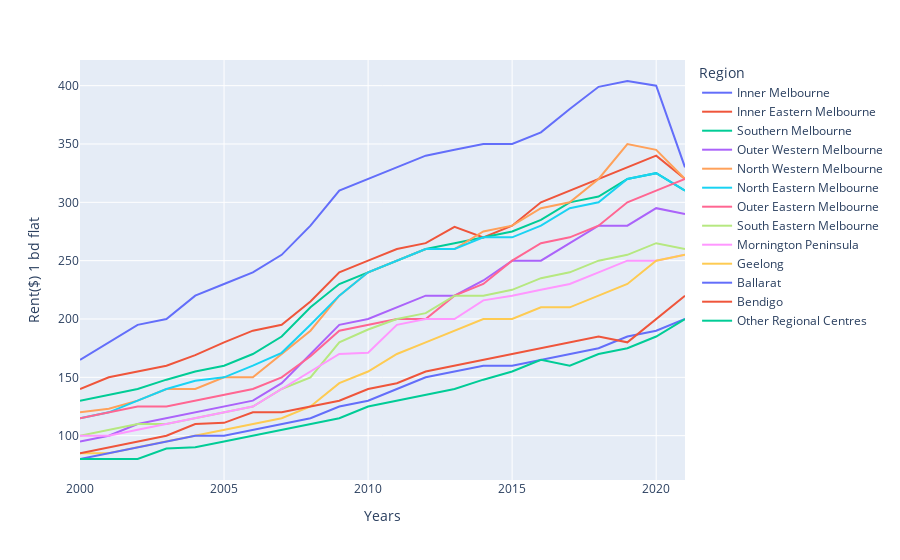

Here is the notebook cell this chart was saved with:
### Code cell
#Display the Rents of June from 2000 to 2021 for 1 bedroom flat in all regions
fig5 = px.line(df5, x="Years", y='Rent($) 1 bd flat', color = 'Region')
fig5.show()

### Figure 1 — Plotly figure (JSON) as saved in the notebook; plotly's stock layout.template omitted (floating-point values rounded to 4 significant figures)
{"data": [{"hovertemplate": "Region=Inner Melbourne<br>Years=%{x}<br>Rent($) 1 bd flat=%{y}<extra></extra>", "legendgroup": "Inner Melbourne", "line": {"color": "#636efa", "dash": "solid"}, "marker": {"symbol": "circle"}, "mode": "lines", "name": "Inner Melbourne", "orientation": "v", "showlegend": true, "type": "scatter", "x": [2000, 2001, 2002, 2003, 2004, 2005, 2006, 2007, 2008, 2009, 2010, 2011, 2012, 2013, 2014, 2015, 2016, 2017, 2018, 2019, 2020, 2021], "xaxis": "x", "y": [165, 180, 195, 200, 220, 230, 240, 255, 280, 310, 320, 330, 340, 345, 350, 350, 360, 380, 399, 404, 400, 330], "yaxis": "y"}, {"hovertemplate": "Region=Inner Eastern Melbourne<br>Years=%{x}<br>Rent($) 1 bd flat=%{y}<extra></extra>", "legendgroup": "Inner Eastern Melbourne", "line": {"color": "#EF553B", "dash": "solid"}, "marker": {"symbol": "circle"}, "mode": "lines", "name": "Inner Eastern Melbourne", "orientation": "v", "showlegend": true, "type": "scatter", "x": [2000, 2001, 2002, 2003, 2004, 2005, 2006, 2007, 2008, 2009, 2010, 2011, 2012, 2013, 2014, 2015, 2016, 2017, 2018, 2019, 2020, 2021], "xaxis": "x", "y": [140, 150, 155, 160, 169, 180, 190, 195, 215, 240, 250, 260, 265, 279, 270, 280, 300, 310, 320, 330, 340, 320], "yaxis": "y"}, {"hovertemplate": "Region=Southern Melbourne<br>Years=%{x}<br>Rent($) 1 bd flat=%{y}<extra></extra>", "legendgroup": "Southern Melbourne", "line": {"color": "#00cc96", "dash": "solid"}, "marker": {"symbol": "circle"}, "mode": "lines", "name": "Southern Melbourne", "orientation": "v", "showlegend": true, "type": "scatter", "x": [2000, 2001, 2002, 2003, 2004, 2005, 2006, 2007, 2008, 2009, 2010, 2011, 2012, 2013, 2014, 2015, 2016, 2017, 2018, 2019, 2020, 2021], "xaxis": "x", "y": [130, 135, 140, 148, 155, 160, 170, 185, 210, 230, 240, 250, 260, 265, 270, 275, 285, 300, 305, 320, 325, 310], "yaxis": "y"}, {"hovertemplate": "Region=Outer Western Melbourne<br>Years=%{x}<br>Rent($) 1 bd flat=%{y}<extra></extra>", "legendgroup": "Outer Western Melbourne", "line": {"color": "#ab63fa", "dash": "solid"}, "marker": {"symbol": "circle"}, "mode": "lines", "name": "Outer Western Melbourne", "orientation": "v", "showlegend": true, "type": "scatter", "x": [2000, 2001, 2002, 2003, 2004, 2005, 2006, 2007, 2008, 2009, 2010, 2011, 2012, 2013, 2014, 2015, 2016, 2017, 2018, 2019, 2020, 2021], "xaxis": "x", "y": [95, 100, 110, 115, 120, 125, 130, 145, 170, 195, 200, 210, 220, 220, 233, 250, 250, 265, 280, 280, 295, 290], "yaxis": "y"}, {"hovertemplate": "Region=North Western Melbourne<br>Years=%{x}<br>Rent($) 1 bd flat=%{y}<extra></extra>", "legendgroup": "North Western Melbourne", "line": {"color": "#FFA15A", "dash": "solid"}, "marker": {"symbol": "circle"}, "mode": "lines", "name": "North Western Melbourne", "orientation": "v", "showlegend": true, "type": "scatter", "x": [2000, 2001, 2002, 2003, 2004, 2005, 2006, 2007, 2008, 2009, 2010, 2011, 2012, 2013, 2014, 2015, 2016, 2017, 2018, 2019, 2020, 2021], "xaxis": "x", "y": [120, 123, 130, 140, 140, 150, 150, 170, 190, 220, 240, 250, 260, 260, 275, 280, 295, 300, 320, 350, 345, 320], "yaxis": "y"}, {"hovertemplate": "Region=North Eastern Melbourne<br>Years=%{x}<br>Rent($) 1 bd flat=%{y}<extra></extra>", "legendgroup": "North Eastern Melbourne", "line": {"color": "#19d3f3", "dash": "solid"}, "marker": {"symbol": "circle"}, "mode": "lines", "name": "North Eastern Melbourne", "orientation": "v", "showlegend": true, "type": "scatter", "x": [2000, 2001, 2002, 2003, 2004, 2005, 2006, 2007, 2008, 2009, 2010, 2011, 2012, 2013, 2014, 2015, 2016, 2017, 2018, 2019, 2020, 2021], "xaxis": "x", "y": [115, 120, 130, 140, 147, 150, 160, 171, 195, 220, 240, 250, 260, 260, 270, 270, 280, 295, 300, 320, 325, 310], "yaxis": "y"}, {"hovertemplate": "Region=Outer Eastern Melbourne<br>Years=%{x}<br>Rent($) 1 bd flat=%{y}<extra></extra>", "legendgroup": "Outer Eastern Melbourne", "line": {"color": "#FF6692", "dash": "solid"}, "marker": {"symbol": "circle"}, "mode": "lines", "name": "Outer Eastern Melbourne", "orientation": "v", "showlegend": true, "type": "scatter", "x": [2000, 2001, 2002, 2003, 2004, 2005, 2006, 2007, 2008, 2009, 2010, 2011, 2012, 2013, 2014, 2015, 2016, 2017, 2018, 2019, 2020, 2021], "xaxis": "x", "y": [115, 120, 125, 125, 130, 135, 140, 150, 168, 190, 195, 200, 200, 220, 230, 250, 265, 270, 280, 300, 310, 320], "yaxis": "y"}, {"hovertemplate": "Region=South Eastern Melbourne<br>Years=%{x}<br>Rent($) 1 bd flat=%{y}<extra></extra>", "legendgroup": "South Eastern Melbourne", "line": {"color": "#B6E880", "dash": "solid"}, "marker": {"symbol": "circle"}, "mode": "lines", "name": "South Eastern Melbourne", "orientation": "v", "showlegend": true, "type": "scatter", "x": [2000, 2001, 2002, 2003, 2004, 2005, 2006, 2007, 2008, 2009, 2010, 2011, 2012, 2013, 2014, 2015, 2016, 2017, 2018, 2019, 2020, 2021], "xaxis": "x", "y": [100, 105, 110, 110, 115, 120, 125, 140, 150, 180, 191, 200, 205, 220, 220, 225, 235, 240, 250, 255, 265, 260], "yaxis": "y"}, {"hovertemplate": "Region=Mornington Peninsula<br>Years=%{x}<br>Rent($) 1 bd flat=%{y}<extra></extra>", "legendgroup": "Mornington Peninsula", "line": {"color": "#FF97FF", "dash": "solid"}, "marker": {"symbol": "circle"}, "mode": "lines", "name": "Mornington Peninsula", "orientation": "v", "showlegend": true, "type": "scatter", "x": [2000, 2001, 2002, 2003, 2004, 2005, 2006, 2007, 2008, 2009, 2010, 2011, 2012, 2013, 2014, 2015, 2016, 2017, 2018, 2019, 2020, 2021], "xaxis": "x", "y": [100, 100, 105, 110, 115, 120, 125, 140, 155, 170, 171, 195, 200, 200, 216, 220, 225, 230, 240, 250, 250, 255], "yaxis": "y"}, {"hovertemplate": "Region=Geelong<br>Years=%{x}<br>Rent($) 1 bd flat=%{y}<extra></extra>", "legendgroup": "Geelong", "line": {"color": "#FECB52", "dash": "solid"}, "marker": {"symbol": "circle"}, "mode": "lines", "name": "Geelong", "orientation": "v", "showlegend": true, "type": "scatter", "x": [2000, 2001, 2002, 2003, 2004, 2005, 2006, 2007, 2008, 2009, 2010, 2011, 2012, 2013, 2014, 2015, 2016, 2017, 2018, 2019, 2020, 2021], "xaxis": "x", "y": [85, 85, 90, 95, 100, 105, 110, 115, 125, 145, 155, 170, 180, 190, 200, 200, 210, 210, 220, 230, 250, 255], "yaxis": "y"}, {"hovertemplate": "Region=Ballarat<br>Years=%{x}<br>Rent($) 1 bd flat=%{y}<extra></extra>", "legendgroup": "Ballarat", "line": {"color": "#636efa", "dash": "solid"}, "marker": {"symbol": "circle"}, "mode": "lines", "name": "Ballarat", "orientation": "v", "showlegend": true, "type": "scatter", "x": [2000, 2001, 2002, 2003, 2004, 2005, 2006, 2007, 2008, 2009, 2010, 2011, 2012, 2013, 2014, 2015, 2016, 2017, 2018, 2019, 2020, 2021], "xaxis": "x", "y": [80, 85, 90, 95, 100, 100, 105, 110, 115, 125, 130, 140, 150, 155, 160, 160, 165, 170, 175, 185, 190, 200], "yaxis": "y"}, {"hovertemplate": "Region=Bendigo<br>Years=%{x}<br>Rent($) 1 bd flat=%{y}<extra></extra>", "legendgroup": "Bendigo", "line": {"color": "#EF553B", "dash": "solid"}, "marker": {"symbol": "circle"}, "mode": "lines", "name": "Bendigo", "orientation": "v", "showlegend": true, "type": "scatter", "x": [2000, 2001, 2002, 2003, 2004, 2005, 2006, 2007, 2008, 2009, 2010, 2011, 2012, 2013, 2014, 2015, 2016, 2017, 2018, 2019, 2020, 2021], "xaxis": "x", "y": [85, 90, 95, 100, 110, 111, 120, 120, 125, 130, 140, 145, 155, 160, 165, 170, 175, 180, 185, 180, 200, 220], "yaxis": "y"}, {"hovertemplate": "Region=Other Regional Centres<br>Years=%{x}<br>Rent($) 1 bd flat=%{y}<extra></extra>", "legendgroup": "Other Regional Centres", "line": {"color": "#00cc96", "dash": "solid"}, "marker": {"symbol": "circle"}, "mode": "lines", "name": "Other Regional Centres", "orientation": "v", "showlegend": true, "type": "scatter", "x": [2000, 2001, 2002, 2003, 2004, 2005, 2006, 2007, 2008, 2009, 2010, 2011, 2012, 2013, 2014, 2015, 2016, 2017, 2018, 2019, 2020, 2021], "xaxis": "x", "y": [80, 80, 80, 89, 90, 95, 100, 105, 110, 115, 125, 130, 135, 140, 148, 155, 165, 160, 170, 175, 185, 200], "yaxis": "y"}], "layout": {"legend": {"title": {"text": "Region"}, "tracegroupgap": 0}, "margin": {"t": 60}, "xaxis": {"anchor": "y", "domain": [0, 1], "title": {"text": "Years"}}, "yaxis": {"anchor": "x", "domain": [0, 1], "title": {"text": "Rent($) 1 bd flat"}}}}
